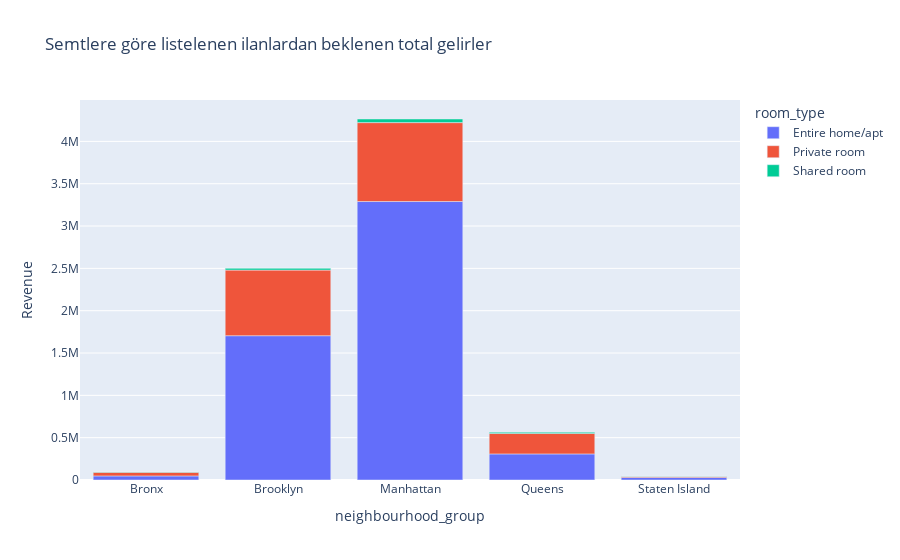

Here is the notebook cell this chart was saved with:
### Code cell
room_type_revenue = df.groupby(['neighbourhood_group', 'room_type'])['price'].sum().reset_index(name='Revenue')

fig = px.bar(room_type_revenue, x='neighbourhood_group', y='Revenue', color='room_type', title='Semtlere göre listelenen ilanlardan beklenen total gelirler')
fig.show()

### Figure 1 — Plotly figure (JSON) as saved in the notebook; plotly's stock layout.template omitted (floating-point values rounded to 4 significant figures)
{"data": [{"alignmentgroup": "True", "hovertemplate": "room_type=Entire home/apt<br>neighbourhood_group=%{x}<br>Revenue=%{y}<extra></extra>", "legendgroup": "Entire home/apt", "marker": {"color": "#636efa", "pattern": {"shape": ""}}, "name": "Entire home/apt", "offsetgroup": "Entire home/apt", "orientation": "v", "showlegend": true, "textposition": "auto", "x": ["Bronx", "Brooklyn", "Manhattan", "Queens", "Staten Island"], "xaxis": "x", "y": [48325, 1704633, 3289707, 308218, 30597], "yaxis": "y", "type": "bar"}, {"alignmentgroup": "True", "hovertemplate": "room_type=Private room<br>neighbourhood_group=%{x}<br>Revenue=%{y}<extra></extra>", "legendgroup": "Private room", "marker": {"color": "#EF553B", "pattern": {"shape": ""}}, "name": "Private room", "offsetgroup": "Private room", "orientation": "v", "showlegend": true, "textposition": "auto", "x": ["Bronx", "Brooklyn", "Manhattan", "Queens", "Staten Island"], "xaxis": "x", "y": [43546, 775099, 932111, 241983, 11711], "yaxis": "y", "type": "bar"}, {"alignmentgroup": "True", "hovertemplate": "room_type=Shared room<br>neighbourhood_group=%{x}<br>Revenue=%{y}<extra></extra>", "legendgroup": "Shared room", "marker": {"color": "#00cc96", "pattern": {"shape": ""}}, "name": "Shared room", "offsetgroup": "Shared room", "orientation": "v", "showlegend": true, "textposition": "auto", "x": ["Bronx", "Brooklyn", "Manhattan", "Queens", "Staten Island"], "xaxis": "x", "y": [3588, 20868, 42709, 13666, 517], "yaxis": "y", "type": "bar"}], "layout": {"xaxis": {"anchor": "y", "domain": [0, 1], "title": {"text": "neighbourhood_group"}}, "yaxis": {"anchor": "x", "domain": [0, 1], "title": {"text": "Revenue"}}, "legend": {"title": {"text": "room_type"}, "tracegroupgap": 0}, "title": {"text": "Semtlere göre listelenen ilanlardan beklenen total gelirler"}, "barmode": "relative"}}
